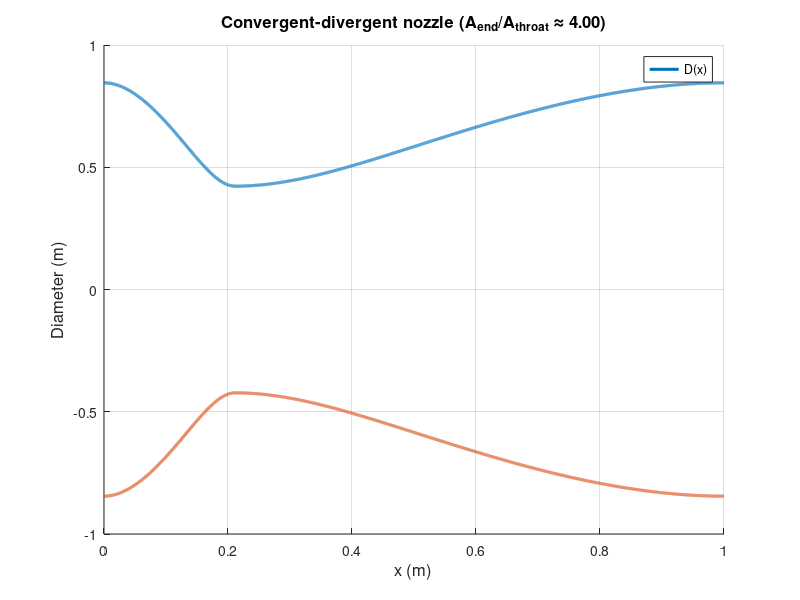

The MATLAB source for this figure: (Note: this script raises an error after producing the figure.)
% duct_flow.m
% =======================================================================
%  duct_flow.m
%  Steady 1-D compressible flow solver for ducts with:
%    - area change
%    - friction
%    - heat addition
%
%  Author: Mustafa Taha
%  Date: April 2024
%
%  Description:
%  ------------
%  This MATLAB script solves the governing equations of 1-D compressible flow
%  using finite-difference marching along a specified duct geometry. 
%  It models:
%     1. Isentropic (area change only)
%     2. Fanno (with friction)
%     3. Rayleigh + Fanno (with friction and heat)
%
%  Outputs: Mach number, velocity, temperature, pressure, density distributions
%           along the duct and visual plots.
%
% =======================================================================



% Steady 1-D compressible flow in a duct with area change, friction, heat
% Usage: run the script. Adjust inputs at the top.

clearvars; close all; clc;

% -------------------- INPUT --------------------
NIU = 1;          % 1 = axisymmetric, 0 = 2D (unused here but kept)
XL = 1;           % duct length (m)
imax = 10001;     % number of grid points
MIN = 0.137;      % inlet Mach (subsonic case). Use e.g. 2.2 for supersonic
TTIN = 840;       % total temperature at inlet (K)
PTIN = 3721.7e3;  % total pressure at inlet (Pa)
gama = 1.4; RGAS = 287;
CP = gama * RGAS / (gama - 1);
% ------------------ END INPUT -------------------

% Derived constants
dx = XL / (imax - 1);

% Precompute constants used later
R1 = .5 * (gama + 1) / gama;
R2 = .5 * (gama - 1) / gama;
R3 = 2 * gama * (gama - 1) / (gama + 1);

% ---------------- DUCT AREA DISTRIBUTION ----------------
% Example convergent-divergent defined piecewise by cubic interpolation
A1 = 0.5612; A2 = 0.1403; A3 = 0.5612;
x1 = 0; x2 = 0.2113; x3 = 1;

% polynomial coefficients for the two segments (Hermite-like)
c0 = A1;
c2 = 3*(A2-A1)/(x2-x1)^2;
c3 = -2*(A2-A1)/(x2-x1)^3;
d0 = A2;
d2 = 3*(A3-A2)/(x3-x2)^2;
d3 = -2*(A3-A2)/(x3-x2)^3;

% build arrays
a_x = linspace(0,XL,imax);
A = nan(1,imax);
for i = 1:imax
    X = a_x(i);
    if X <= x2
        A(i) = c0 + c2*(X-x1)^2 + c3*(X-x1)^3;
    else
        A(i) = d0 + d2*(X-x2)^2 + d3*(X-x2)^3;
    end
end
a_D = sqrt(4*A/pi);    % equivalent diameter

% ---------------- Run 3 cases ----------------
% cases:
% 1: area change only (isentropic)
% 2: area change + friction
% 3: area change + friction + heat
results = cell(3,1);

for icase = 1:3
    switch icase
        case 1
            Q_total = 0;
            FR = 0;
        case 2
            Q_total = 0;
            FR = 0.02;
        case 3
            Q_total = 4e5;
            FR = 0.02;
    end

    dQ = Q_total * dx / XL;  % heat added per cell (J/kg per step approximation)

    % initial conditions (filled to arrays)
    Ma = zeros(1,imax);
    TT = zeros(1,imax);
    PT = zeros(1,imax);
    RT = zeros(1,imax);
    TS = zeros(1,imax);
    PS = zeros(1,imax);
    RS = zeros(1,imax);
    SS = zeros(1,imax);
    Ve = zeros(1,imax);

    Ma(1) = MIN;
    TT(1) = TTIN;
    PT(1) = PTIN;
    RT(1) = PT(1) / (RGAS * TT(1));

    TS(1) = TT(1) / (1 + 0.5*(gama-1)*Ma(1)^2);
    PS(1) = PT(1) / ((1 + 0.5*(gama-1)*Ma(1)^2)^(gama/(gama-1)));
    RS(1) = PS(1) / (RGAS * TS(1));
    SS(1) = sqrt(gama * RGAS * TS(1));
    Ve(1) = Ma(1) * SS(1);

    % march forward
    for i = 1:imax-1
        V = Ve(i);
        M = Ma(i);
        dA = A(i+1) - A(i);
        D = a_D(i);
        TTo = TT(i);

        if D <= 0
            error('Non-positive diameter at i=%d', i);
        end

        XM = 1 + 0.5*(gama-1)*M^2;
        XX = (M^2 - 1);

        % Avoid exact equality comparisons with floating point; use tolerance
        tol = 1e-8;
        if abs(XX) < tol
            % Mach near 1 -> singular behavior; stop with informative message
            warning('Mach ≈ 1 at i=%d (x=%.5f). Integration stopped to avoid singularity.', i, a_x(i));
            % Truncate arrays to current size and break
            Ma = Ma(1:i);
            Ve = Ve(1:i);
            TS = TS(1:i);
            PS = PS(1:i);
            RS = RS(1:i);
            SS = SS(1:i);
            TT = TT(1:i);
            PT = PT(1:i);
            a_x = a_x(1:i);
            a_D = a_D(1:i);
            break;
        else
            dV = (V/XX) * ((dA/A(i)) - XM * (dQ/CP/TTo) - 0.5*gama*M^2*(FR*dx/D));
        end

        Ve(i+1) = V + dV;

        Ro = RS(i);
        dRo = - Ro * (dV/V - dA/A(i));
        RS(i+1) = Ro + dRo;

        T = TS(i);
        dT = - T * ((gama-1)*(M^2)*(dV/V) - XM*(dQ/CP/TTo));
        TS(i+1) = T + dT;

        P = PS(i);
        dP = - P * (0.5*gama*M^2*(FR*dx/D) + gama*(M^2)*(dV/V));
        PS(i+1) = P + dP;

        SS(i+1) = sqrt(gama * RGAS * TS(i+1));
        Ma(i+1) = Ve(i+1) / SS(i+1);

        % recompute totals from local static
        TT(i+1) = TS(i+1) * (1 + 0.5*(gama-1)*Ma(i+1)^2);
        PT(i+1) = PS(i+1) * ((1 + 0.5*(gama-1)*Ma(i+1)^2)^(gama/(gama-1)));
        RT(i+1) = PT(i+1) / (RGAS * TT(i+1));
    end

    % store result
    results{icase} = struct('x',a_x,'D',a_D,'A',A,'Ma',Ma,'Ve',Ve,'TS',TS,'PS',PS,...
        'RS',RS,'SS',SS,'TT',TT,'PT',PT,'RT',RT,'FR',FR,'Q_total',Q_total);
end


% ---------------- PLOTTING ----------------
% Replace legends so they reflect actual cases
labels = {'Area change (isentropic)','Area + friction','Area + friction + heat'};

% Create output folder for results
output_folder = 'results';
if ~exist(output_folder, 'dir')
    mkdir(output_folder);
end

% Plot duct shape (diameter symmetric about centerline)
figure; hold on
plot(results{1}.x, results{1}.D, '-', 'LineWidth', 2.2);
plot(results{1}.x, -results{1}.D, '-', 'LineWidth', 2.2);
grid on;
xlabel('x (m)','fontsize',12); ylabel('Diameter (m)','fontsize',12);
title(sprintf('Convergent-divergent nozzle (A_{end}/A_{throat} ≈ %.2f)', ...
    results{1}.A(end)/min(results{1}.A)), 'fontsize',12);
legend('D(x)','Location','best');
hold off
saveas(gcf, fullfile(output_folder, 'nozzle_shape.png'));

% Helper for plotting and saving each variable
fn_plot = @(fieldname,ylabeltxt,figtitle,filename) ...
    plot_and_save(results, fieldname, labels, ylabeltxt, figtitle, output_folder, filename);

% Generate and save plots
fn_plot('Ve','Velocity (m/s)','Velocity Distribution','velocity.png');
fn_plot('TS','Static Temperature (K)','Static Temperature Distribution','static_temperature.png');
fn_plot('PS','Static Pressure (Pa)','Static Pressure Distribution','static_pressure.png');
fn_plot('RS','Density (kg/m^3)','Static Density Distribution','static_density.png');
fn_plot('SS','Speed of sound (m/s)','Speed of Sound Distribution','speed_of_sound.png');
fn_plot('Ma','Mach number','Mach Number Distribution','mach_number.png');
fn_plot('PT','Total Pressure (Pa)','Total Pressure Distribution','total_pressure.png');
fn_plot('TT','Total Temperature (K)','Total Temperature Distribution','total_temperature.png');
fn_plot('RT','Total density (kg/m^3)','Total Density Distribution','total_density.png');

% -------------------------------------------------------------------------
function plot_and_save(results, fieldname, labels, ylabeltxt, figtitle, folder, filename)
    figure; hold on; grid on;
    for k = 1:numel(results)
        r = results{k};
        if numel(r.x) == numel(r.(fieldname))
            plot(r.x, r.(fieldname), 'LineWidth', 2);
        else
            n = min([numel(r.x), numel(r.(fieldname))]);
            plot(r.x(1:n), r.(fieldname)(1:n), 'LineWidth', 2);
        end
    end
    xlabel('x (m)','fontsize',12);
    ylabel(ylabeltxt,'fontsize',12);
    title(figtitle,'fontsize',12);
    legend(labels,'Location','best');
    % Adjust axis padding for better visualization
    ax = gca;
    ax.XLim = [min(results{1}.x) max(results{1}.x)];
    ylim padded;
    hold off;
    saveas(gcf, fullfile(folder, filename));
end
